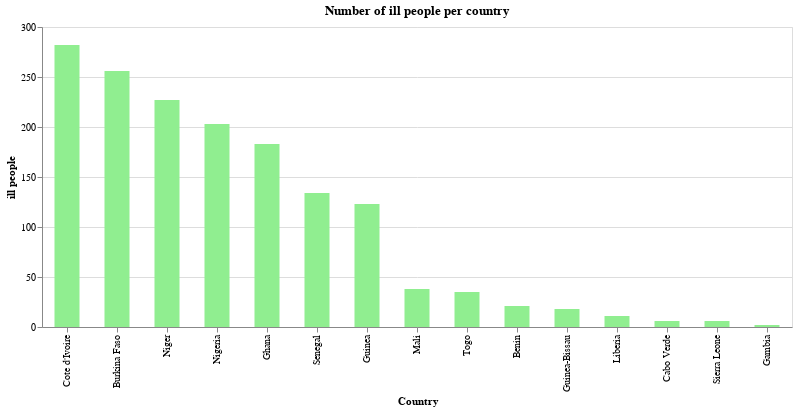

The notebook cell saved with this chart:
### Markdown cell above
### Number of ill patients

### Code cell
source = covid_ana_sort
alt.Chart(source).mark_bar(size = 25).encode(x = alt.X('Country', sort='-y'), y = 'ill people', color = alt.value('lightgreen'),).properties(width = alt.Step(50), height = 300, title = 'Number of ill people per country').interactive()

### Figure 1 — Vega-Lite specification as saved in the notebook (floating-point values rounded to 4 significant figures)
{"config": {"view": {"continuousWidth": 400, "continuousHeight": 300}}, "data": {"name": "data-1a54c6b2806401388484e8999d774b54"}, "mark": {"type": "bar", "size": 25}, "encoding": {"color": {"value": "lightgreen"}, "x": {"type": "nominal", "field": "Country", "sort": "-y"}, "y": {"type": "quantitative", "field": "ill people"}}, "height": 300, "selection": {"selector002": {"type": "interval", "bind": "scales", "encodings": ["x", "y"]}}, "title": "Number of ill people per country", "width": {"step": 50}, "$schema": "https://vega.github.io/schema/vega-lite/v4.0.2.json", "datasets": {"data-1a54c6b2806401388484e8999d774b54": [{"Country": "Burkina Faso", "Lat": 12.24, "Long": -1.562, "Date": "2020-04-06T00:00:00", "Confirmed_cases": 364, "Dead": 18, "Recovered": 108, "ill people": 256, "Death rate": 0.04945, "Recovered rate": 0.2967}, {"Country": "Cote d'Ivoire", "Lat": 7.54, "Long": -5.547, "Date": "2020-04-06T00:00:00", "Confirmed_cases": 323, "Dead": 3, "Recovered": 41, "ill people": 282, "Death rate": 0.009288, "Recovered rate": 0.1269}, {"Country": "Niger", "Lat": 17.61, "Long": 8.082, "Date": "2020-04-06T00:00:00", "Confirmed_cases": 253, "Dead": 10, "Recovered": 26, "ill people": 227, "Death rate": 0.03953, "Recovered rate": 0.1028}, {"Country": "Nigeria", "Lat": 9.082, "Long": 8.675, "Date": "2020-04-06T00:00:00", "Confirmed_cases": 238, "Dead": 5, "Recovered": 35, "ill people": 203, "Death rate": 0.02101, "Recovered rate": 0.1471}, {"Country": "Senegal", "Lat": 14.5, "Long": -14.45, "Date": "2020-04-06T00:00:00", "Confirmed_cases": 226, "Dead": 2, "Recovered": 92, "ill people": 134, "Death rate": 0.00885, "Recovered rate": 0.4071}, {"Country": "Ghana", "Lat": 7.947, "Long": -1.023, "Date": "2020-04-06T00:00:00", "Confirmed_cases": 214, "Dead": 5, "Recovered": 31, "ill people": 183, "Death rate": 0.02336, "Recovered rate": 0.1449}, {"Country": "Guinea", "Lat": 9.946, "Long": -9.697, "Date": "2020-04-06T00:00:00", "Confirmed_cases": 128, "Dead": 0, "Recovered": 5, "ill people": 123, "Death rate": 0.0, "Recovered rate": 0.03906}, {"Country": "Togo", "Lat": 8.62, "Long": 0.8248, "Date": "2020-04-06T00:00:00", "Confirmed_cases": 58, "Dead": 3, "Recovered": 23, "ill people": 35, "Death rate": 0.05172, "Recovered rate": 0.3966}, {"Country": "Mali", "Lat": 17.57, "Long": -3.996, "Date": "2020-04-06T00:00:00", "Confirmed_cases": 47, "Dead": 5, "Recovered": 9, "ill people": 38, "Death rate": 0.1064, "Recovered rate": 0.1915}, {"Country": "Benin", "Lat": 9.308, "Long": 2.316, "Date": "2020-04-06T00:00:00", "Confirmed_cases": 26, "Dead": 1, "Recovered": 5, "ill people": 21, "Death rate": 0.03846, "Recovered rate": 0.1923}, {"Country": "Guinea-Bissau", "Lat": 11.8, "Long": -15.18, "Date": "2020-04-06T00:00:00", "Confirmed_cases": 18, "Dead": 0, "Recovered": 0, "ill people": 18, "Death rate": 0.0, "Recovered rate": 0.0}, {"Country": "Liberia", "Lat": 6.428, "Long": -9.43, "Date": "2020-04-06T00:00:00", "Confirmed_cases": 14, "Dead": 3, "Recovered": 3, "ill people": 11, "Death rate": 0.2143, "Recovered rate": 0.2143}, {"Country": "Cabo Verde", "Lat": 16.54, "Long": -23.04, "Date": "2020-04-06T00:00:00", "Confirmed_cases": 7, "Dead": 1, "Recovered": 1, "ill people": 6, "Death rate": 0.1429, "Recovered rate": 0.1429}, {"Country": "Sierra Leone", "Lat": 8.461, "Long": -11.78, "Date": "2020-04-06T00:00:00", "Confirmed_cases": 6, "Dead": 0, "Recovered": 0, "ill people": 6, "Death rate": 0.0, "Recovered rate": 0.0}, {"Country": "Gambia", "Lat": 13.44, "Long": -15.31, "Date": "2020-04-06T00:00:00", "Confirmed_cases": 4, "Dead": 1, "Recovered": 2, "ill people": 2, "Death rate": 0.25, "Recovered rate": 0.5}]}}
